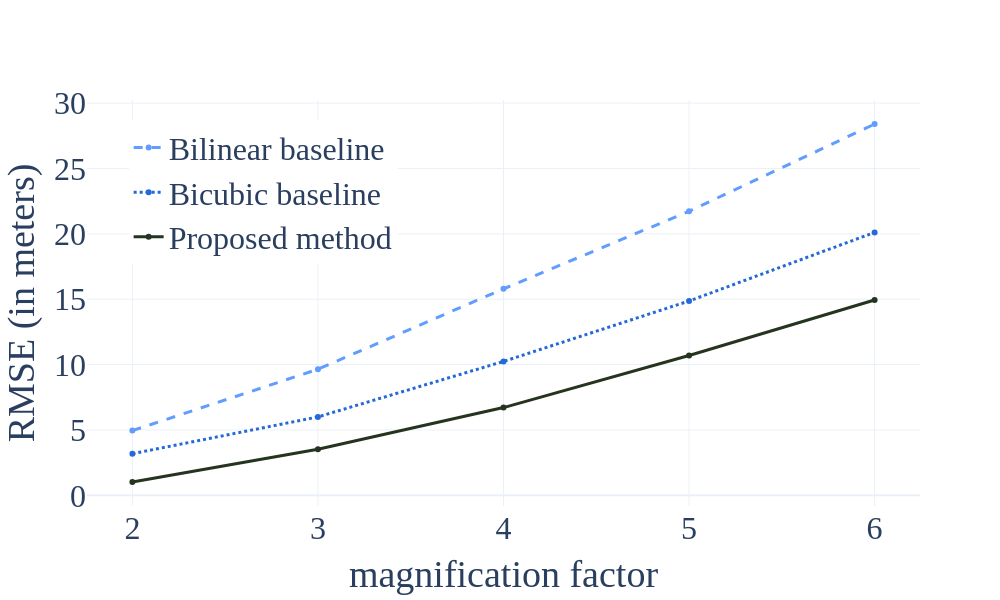

Source (notebook cell):
### Code cell
visualise_results(bilinear_rmse.detach().cpu().numpy(), 
                  bicubic_rmse.detach().cpu().numpy(), 
                  tuned_proposed_rmse, 
                  n_scenes = 400, 
                  domain_name = "East Antarctica")

### Figure 1 — Plotly figure (JSON) as saved in the notebook; plotly's stock layout.template omitted (floating-point values rounded to 4 significant figures)
{"data": [{"line": {"color": "#619cff", "dash": "dash", "width": 3}, "mode": "lines+markers", "name": "Bilinear baseline", "type": "scatter", "x": [2, 3, 4, 5, 6], "y": [4.95, 9.644, 15.8, 21.73, 28.4]}, {"line": {"color": "#2468da", "dash": "dot", "width": 3}, "mode": "lines+markers", "name": "Bicubic baseline", "type": "scatter", "x": [2, 3, 4, 5, 6], "y": [3.184, 5.998, 10.24, 14.86, 20.11]}, {"line": {"color": "#25341f", "width": 3}, "mode": "lines+markers", "name": "Proposed method", "type": "scatter", "x": [2, 3, 4, 5, 6], "y": [1.024, 3.521, 6.712, 10.7, 14.94]}], "layout": {"font": {"family": "Times New Roman", "size": 32}, "height": 600, "legend": {"x": 0.05, "y": 0.95}, "width": 1000, "xaxis": {"tickmode": "array", "ticktext": [2, 3, 4, 5, 6], "tickvals": [2, 3, 4, 5, 6], "title": {"text": "magnification factor"}}, "yaxis": {"title": {"text": "RMSE (in meters)"}}}}
